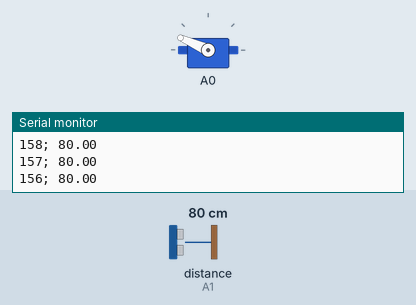
Recording of a sketch running on a simulated Arduino Uno, built with avr-gcc and run on an emulated ATmega328P. On the bench: servo, the last lines printed to the serial monitor. The test bench sets the inputs (shaded band); at power-on: distance to the obstacle (sensor on A1) 80 cm.

Above: at 4.2 s.
4.3 s: distance to the obstacle (sensor on A1) set to 2 cm
At 4.53 s:
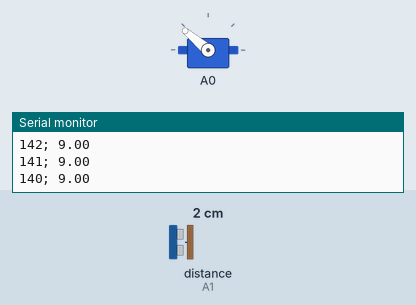
7.3 s: distance to the obstacle (sensor on A1) set to 120 cm
At 7.63 s:
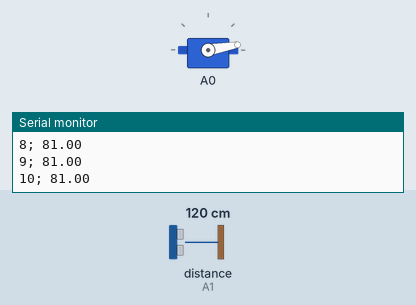
Timing chart, 0 to 16.3 s (numbered marks = the images above; inputs shaded):
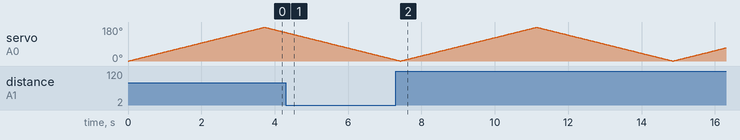

The sketch:

IRTests.ino
```cpp
#include <Servo.h>
#include <SharpIR.h>

#define SERVO_X (0)
#define SERVO_Y (1)

#define SENSOR_FRONT (0)
#define SENSOR_BACK (1)

Servo servos[] = {Servo()};
SharpIR range_sensors[] = {SharpIR(A1, 1080), SharpIR(A2, 1080)};

void setup() {
  servos[SERVO_X].attach(A0, 1000, 2000);
  Serial.begin(9600);
  Serial.println("Ready");
}

void loop() {

  static int degrees = 0;
  static bool clockwise = true;

  servos[SERVO_X].write(degrees);

  degrees += (clockwise ? 1 : -1);
  if (degrees == 179) clockwise = false;
  else if (degrees == 0) clockwise = true;

  unsigned long before = millis();
  float distance_mm = range_sensors[SENSOR_FRONT].distance();
  unsigned long after = millis();

//  Serial.print(after - before);
//  Serial.print("; ");
  Serial.print(degrees);
  Serial.print("; ");
  Serial.println(distance_mm);
}
```
